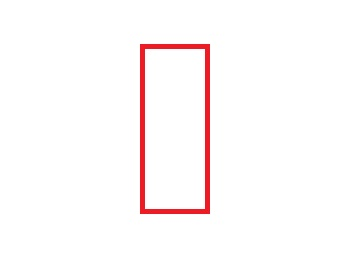
#> input picture contour.jpg, 363 x 278 px
$ python Day_11_Image_Contours.py
#> lines starting #> are read from the running program, lines starting #| are printed output that depends on the picture; after the words box and inside, x2 and y2 are one past the last pixel; in counts of white or black regions, pixels touching at a corner belong together
#%%
import cv2
import numpy as np

img = cv2.imread('contour.jpg')
#> img is the input picture: shape (278, 363, 3); mean B, G, R 250, 249.8, 254.1
img = cv2.resize(img,dsize=(500,500))
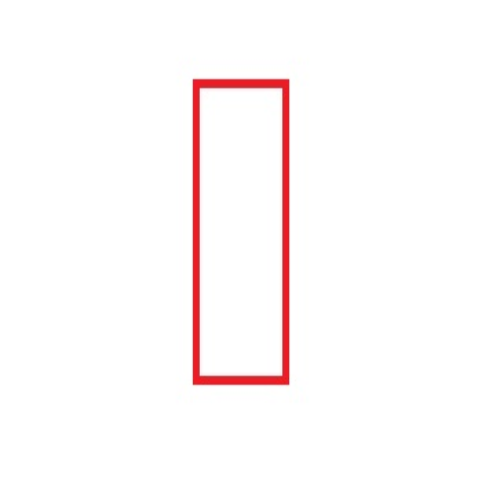
#> img: shape (500, 500, 3); mean B, G, R 249.9, 249.8, 254.1
imgray = cv2.cvtColor(img,cv2.COLOR_BGR2GRAY)
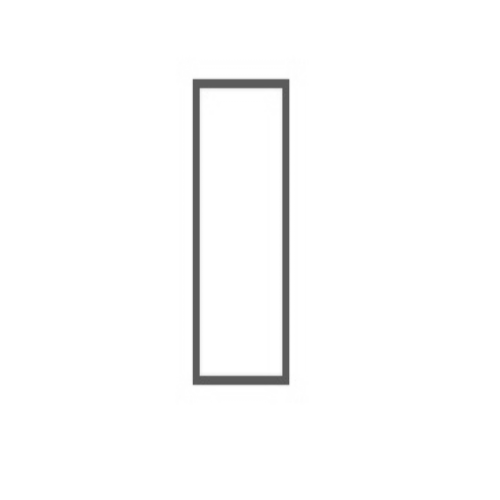
#> imgray: shape (500, 500); min 85, max 255, mean 251.1

ret, thresh = cv2.threshold(imgray, 120,255,0)
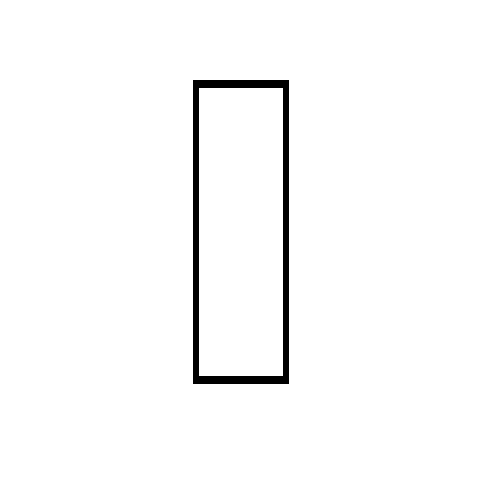
#> thresh: shape (500, 500); 98% white; 1 black region
# Contour는 list 형태로 반환
# hierachy 는 같은 level의 contour를 뜻함

contours, hierachy = cv2.findContours(thresh, cv2.RETR_TREE,cv2.CHAIN_APPROX_SIMPLE)
#> contours = 3 contours; box (x1, y1, x2, y2) and area: (0, 0, 500, 500) 249001, (192, 79, 290, 385) 29583, (199, 88, 283, 376) 23821
# cv2.CHAIN_APPROX_NONE 는 모든 point 저장
# cv2.CHAIN_APPROX_SIMPLE 4개의 point만 저장

image = cv2.drawContours(img, contours, -1, (0,255,0), 5)
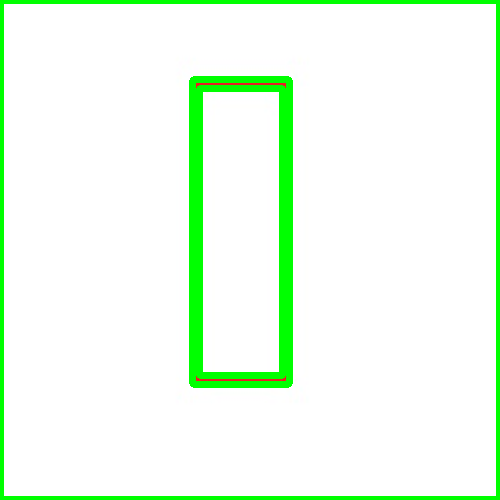
#> image: shape (500, 500, 3); mean B, G, R 235.5, 254.6, 235.9

print(contours)
#| [array([[[  0,   0]],
#|        [[  0, 499]],
#|        [[499, 499]],
#|        [[499,   0]]], dtype=int32), array([[[192,  80]],
#|        [[193,  79]],
#|        [[288,  79]],
#|        [[289,  80]],
#|        [[289, 383]],
#|        [[288, 384]],
#|        [[193, 384]],
#|        [[192, 383]]], dtype=int32), array([[[199,  88]],
#|        [[199, 375]],
#> (further printed lines are left out)
print(hierachy)
#| [[[-1 -1  1 -1]
#|   [-1 -1  2  0]
#|   [-1 -1 -1  1]]]
cv2.imshow('image', img)
cv2.waitKey(0)
cv2.destroyAllWindows()
